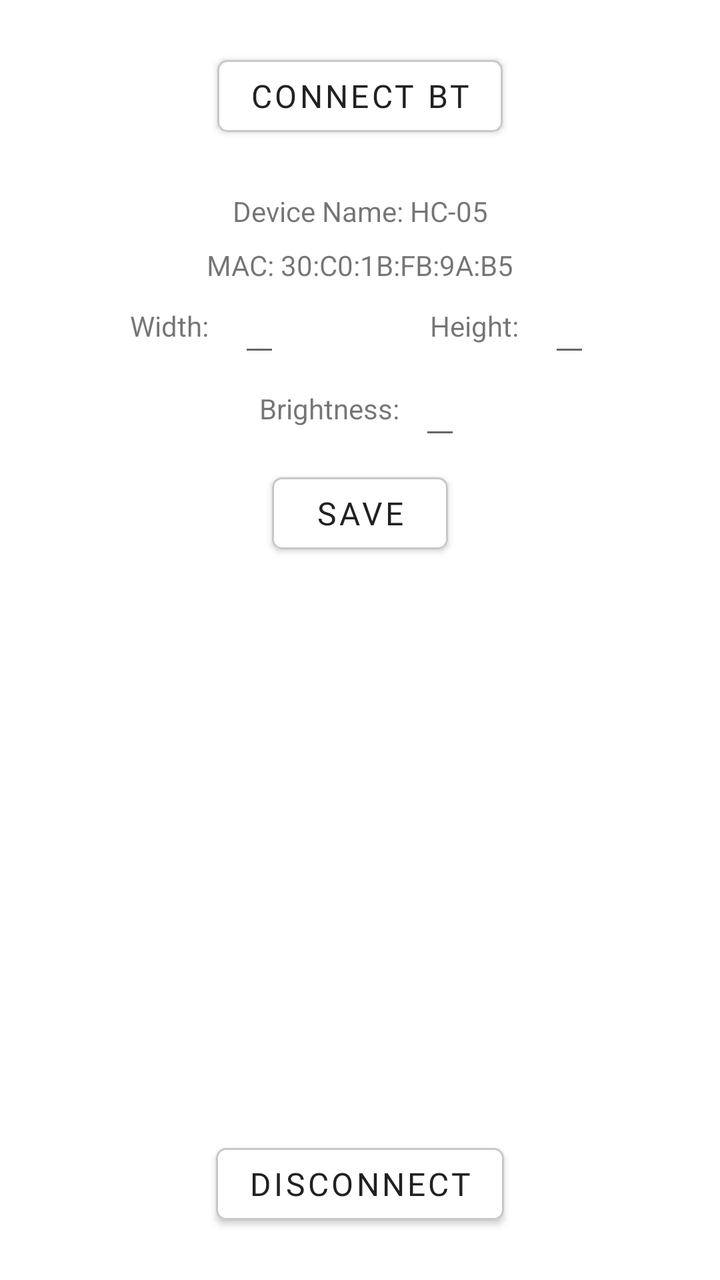
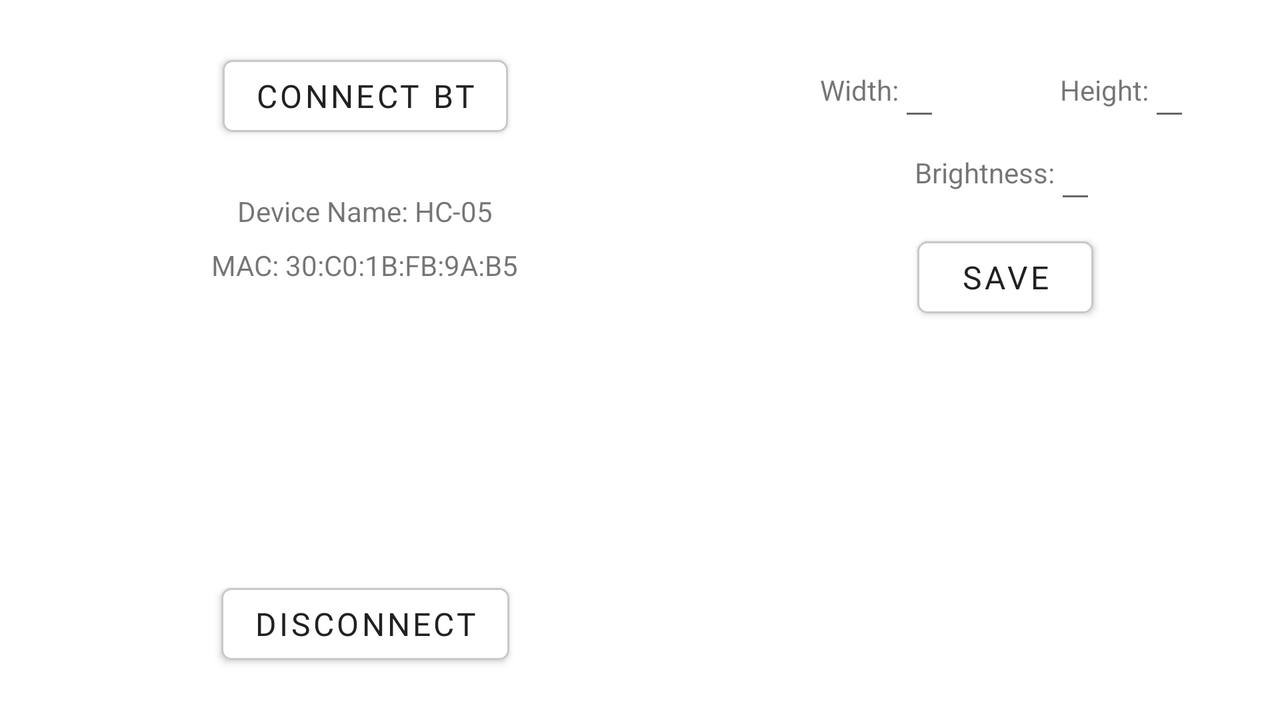

An Android layout and its configuration variant, each rendered on a device that would load it. The default file and the variant file are quoted in full after the pictures.
<!-- AndroidManifest.xml: application theme Theme.Ledpanelcontrolapp -->
<!-- res/layout/fragment_settings.xml -->
<?xml version="1.0" encoding="utf-8"?>
<layout xmlns:android="http://schemas.android.com/apk/res/android"
    xmlns:app="http://schemas.android.com/apk/res-auto"
    xmlns:tools="http://schemas.android.com/tools">

    <data>

        <variable
            name="settingsViewModel"
            type="com.ledpanel.led_panel_control_app.ui.settings.SettingsViewModel" />
    </data>

    <androidx.constraintlayout.widget.ConstraintLayout
        android:layout_width="match_parent"
        android:layout_height="match_parent"
        tools:context=".ui.settings.SettingsFragment">

        <Button
            android:id="@+id/fragment_settings__btn_connect"
            style="@style/button"
            android:layout_width="wrap_content"
            android:layout_height="wrap_content"
            android:layout_marginTop="24dp"
            android:text="@string/connect_bt"
            app:cornerRadius="@dimen/button_corner_radius"
            app:layout_constraintEnd_toEndOf="parent"
            app:layout_constraintStart_toStartOf="parent"
            app:layout_constraintTop_toTopOf="parent"
            app:strokeColor="@color/gray_200"
            app:strokeWidth="@dimen/stroke_width" />

        <TextView
            android:id="@+id/fragment_settings__tv_name"
            android:layout_width="wrap_content"
            android:layout_height="wrap_content"
            android:layout_marginTop="24dp"
            app:layout_constraintEnd_toEndOf="parent"
            app:layout_constraintStart_toStartOf="parent"
            app:layout_constraintTop_toBottomOf="@id/fragment_settings__btn_connect"
            tools:text="Device Name: HC-05" />

        <TextView
            android:id="@+id/fragment_settings__tv_address"
            android:layout_width="wrap_content"
            android:layout_height="wrap_content"
            android:layout_marginTop="8dp"
            android:text="@{settingsViewModel.deviceAddress}"
            app:layout_constraintEnd_toEndOf="parent"
            app:layout_constraintStart_toStartOf="parent"
            app:layout_constraintTop_toBottomOf="@id/fragment_settings__tv_name"
            tools:text="MAC: 30:C0:1B:FB:9A:B5" />

        <EditText
            android:id="@+id/fragment_settings__et_height"
            android:layout_width="wrap_content"
            android:layout_height="wrap_content"
            android:layout_marginEnd="50dp"
            android:inputType="numberDecimal"
            android:maxLength="4"
            app:layout_constraintBottom_toBottomOf="@+id/fragment_settings__et_width"
            app:layout_constraintEnd_toEndOf="parent"
            app:layout_constraintStart_toEndOf="@+id/fragment_settings__tv_height"
            app:layout_constraintTop_toTopOf="@+id/fragment_settings__et_width" />

        <TextView
            android:id="@+id/fragment_settings__tv_width"
            android:layout_width="wrap_content"
            android:layout_height="wrap_content"
            android:text="@string/width_text"
            app:layout_constraintBottom_toBottomOf="@+id/fragment_settings__et_width"
            app:layout_constraintEnd_toStartOf="@+id/fragment_settings__et_width"
            app:layout_constraintStart_toStartOf="parent"
            app:layout_constraintTop_toTopOf="@+id/fragment_settings__et_width"
            android:layout_marginStart="50dp"/>

        <EditText
            android:id="@+id/fragment_settings__et_width"
            android:layout_width="wrap_content"
            android:layout_height="wrap_content"
            android:layout_marginEnd="30dp"
            android:inputType="numberDecimal"
            android:maxLength="4"
            app:layout_constraintEnd_toStartOf="@+id/fragment_settings__tv_height"
            app:layout_constraintStart_toEndOf="@+id/fragment_settings__tv_width"
            app:layout_constraintTop_toBottomOf="@+id/fragment_settings__tv_address" />

        <TextView
            android:id="@+id/fragment_settings__tv_height"
            android:layout_width="wrap_content"
            android:layout_height="wrap_content"
            android:text="@string/height_text"
            app:layout_constraintBottom_toBottomOf="@+id/fragment_settings__et_width"
            app:layout_constraintEnd_toStartOf="@+id/fragment_settings__et_height"
            app:layout_constraintStart_toEndOf="@+id/fragment_settings__et_width"
            app:layout_constraintTop_toTopOf="@+id/fragment_settings__et_height"
            android:layout_marginStart="30dp"/>

        <TextView
            android:id="@+id/fragment_settings__tv_brightness"
            android:layout_width="wrap_content"
            android:layout_height="wrap_content"
            android:text="@string/brightness_text"
            app:layout_constraintStart_toStartOf="parent"
            app:layout_constraintTop_toTopOf="@id/fragment_settings__et_brightness"
            app:layout_constraintEnd_toStartOf="@id/fragment_settings__et_brightness"
            app:layout_constraintBottom_toBottomOf="@id/fragment_settings__et_brightness"
            android:layout_marginStart="120dp"/>

        <EditText
            android:id="@+id/fragment_settings__et_brightness"
            android:layout_width="wrap_content"
            android:layout_height="wrap_content"
            android:inputType="numberDecimal"
            android:maxLength="3"
            app:layout_constraintStart_toEndOf="@id/fragment_settings__tv_brightness"
            app:layout_constraintTop_toBottomOf="@id/fragment_settings__et_width"
            app:layout_constraintEnd_toEndOf="parent"
            android:layout_marginEnd="120dp"/>

        <Button
            android:id="@+id/fragment_settings__btn_save"
            style="@style/button"
            android:layout_width="wrap_content"
            android:layout_height="wrap_content"
            android:layout_marginTop="8dp"
            android:text="@string/save_text"
            app:cornerRadius="@dimen/button_corner_radius"
            app:layout_constraintTop_toBottomOf="@id/fragment_settings__et_brightness"
            app:layout_constraintStart_toStartOf="parent"
            app:layout_constraintEnd_toEndOf="parent"
            app:strokeColor="@color/gray_200"
            app:strokeWidth="@dimen/stroke_width" />

        <Button
            android:id="@+id/fragment_settings__btn_disconnect"
            style="@style/button"
            android:layout_width="wrap_content"
            android:layout_height="wrap_content"
            android:layout_marginBottom="24dp"
            android:text="@string/disconnect_bt"
            app:cornerRadius="@dimen/button_corner_radius"
            app:layout_constraintBottom_toBottomOf="parent"
            app:layout_constraintEnd_toEndOf="parent"
            app:layout_constraintStart_toStartOf="parent"
            app:strokeColor="@color/gray_200"
            app:strokeWidth="@dimen/stroke_width" />

    </androidx.constraintlayout.widget.ConstraintLayout>
</layout>
<!-- resources referenced by this layout -->
<resources>
  <!-- from res/values-v23/ -->
  <color name="gray_200">#C8C8C8</color>
  <dimen name="button_corner_radius">5dp</dimen>
  <!-- from res/values-v23/ -->
  <dimen name="stroke_width">1dp</dimen>
  <string name="brightness_text">Brightness:</string>
  <!-- from res/values-v23/ -->
  <string name="connect_bt">Connect BT</string>
  <string name="disconnect_bt">Disconnect</string>
  <string name="height_text">Height:</string>
  <string name="save_text">Save</string>
  <string name="width_text">Width:</string>
  <style name="button">
          <item name="android:fontFamily">@font/roboto</item>
          <item name="android:textColor">@color/gray_900</item>
          <item name="android:textSize">@dimen/main_text_size</item>
      </style>
  <!-- from res/values-v23/ -->
  <style name="Theme.Ledpanelcontrolapp" parent="Theme.MaterialComponents.DayNight.DarkActionBar">
          
          <item name="colorPrimary">@color/white</item>
          <item name="colorPrimaryVariant">@color/gray_25</item>
          <item name="colorOnPrimary">@color/gray_900</item>
          
          <item name="colorSecondary">@color/teal_200</item>
          <item name="colorSecondaryVariant">@color/teal_700</item>
          <item name="colorOnSecondary">@color/black</item>
          
          <item name="android:statusBarColor">?attr/colorPrimaryVariant</item>
  
          
          <item name="android:windowLightStatusBar">true</item>
      </style>
  <color name="gray_900">#FF212121</color>
  <!-- from res/values-v23/ -->
  <dimen name="main_text_size">16sp</dimen>
  <color name="white">#FFFFFFFF</color>
  <color name="gray_25">#FFF8F8F8</color>
  <color name="teal_200">#FF03DAC5</color>
  <color name="teal_700">#FF018786</color>
  <color name="black">#FF000000</color>
</resources>
<!-- res/layout-land/fragment_settings.xml (the repository's variant of the layout above) -->
<!-- drawn on the phone turned sideways -->
<?xml version="1.0" encoding="utf-8"?>
<layout xmlns:android="http://schemas.android.com/apk/res/android"
    xmlns:app="http://schemas.android.com/apk/res-auto"
    xmlns:tools="http://schemas.android.com/tools">

    <data>

        <variable
            name="settingsViewModel"
            type="com.ledpanel.led_panel_control_app.ui.settings.SettingsViewModel" />
    </data>

    <androidx.constraintlayout.widget.ConstraintLayout
        android:layout_width="match_parent"
        android:layout_height="match_parent"
        tools:context=".ui.settings.SettingsFragment">

        <Button
            android:id="@+id/fragment_settings__btn_connect"
            style="@style/button"
            android:layout_width="wrap_content"
            android:layout_height="wrap_content"
            android:layout_marginTop="24dp"
            android:text="@string/connect_bt"
            app:cornerRadius="@dimen/button_corner_radius"
            app:layout_constraintEnd_toStartOf="@+id/fragment_settings__guideline"
            app:layout_constraintStart_toStartOf="parent"
            app:layout_constraintTop_toTopOf="parent"
            app:strokeColor="@color/gray_200"
            app:strokeWidth="@dimen/stroke_width" />

        <TextView
            android:id="@+id/fragment_settings__tv_name"
            android:layout_width="wrap_content"
            android:layout_height="wrap_content"
            android:layout_marginTop="24dp"
            android:text="@{settingsViewModel.deviceName}"
            app:layout_constraintEnd_toStartOf="@+id/fragment_settings__guideline"
            app:layout_constraintStart_toStartOf="parent"
            app:layout_constraintTop_toBottomOf="@id/fragment_settings__btn_connect"
            tools:text="Device Name: HC-05" />

        <TextView
            android:id="@+id/fragment_settings__tv_address"
            android:layout_width="wrap_content"
            android:layout_height="wrap_content"
            android:layout_marginTop="8dp"
            android:text="@{settingsViewModel.deviceAddress}"
            app:layout_constraintEnd_toStartOf="@+id/fragment_settings__guideline"
            app:layout_constraintStart_toStartOf="parent"
            app:layout_constraintTop_toBottomOf="@id/fragment_settings__tv_name"
            tools:text="MAC: 30:C0:1B:FB:9A:B5" />

        <EditText
            android:id="@+id/fragment_settings__et_height"
            android:layout_width="wrap_content"
            android:layout_height="wrap_content"
            android:layout_marginEnd="50dp"
            android:inputType="numberDecimal"
            android:maxLength="4"
            app:layout_constraintBottom_toBottomOf="@+id/fragment_settings__et_width"
            app:layout_constraintEnd_toEndOf="parent"
            app:layout_constraintStart_toEndOf="@+id/fragment_settings__tv_height"
            app:layout_constraintTop_toTopOf="@+id/fragment_settings__et_width" />

        <TextView
            android:id="@+id/fragment_settings__tv_width"
            android:layout_width="wrap_content"
            android:layout_height="wrap_content"
            android:text="@string/width_text"
            app:layout_constraintBottom_toBottomOf="@+id/fragment_settings__et_width"
            app:layout_constraintEnd_toStartOf="@+id/fragment_settings__et_width"
            app:layout_constraintStart_toStartOf="@id/fragment_settings__guideline"
            app:layout_constraintTop_toTopOf="@+id/fragment_settings__et_width"
            android:layout_marginStart="50dp"/>

        <EditText
            android:id="@+id/fragment_settings__et_width"
            android:layout_width="wrap_content"
            android:layout_height="wrap_content"
            android:layout_marginEnd="30dp"
            android:inputType="numberDecimal"
            android:maxLength="4"
            app:layout_constraintEnd_toStartOf="@+id/fragment_settings__tv_height"
            app:layout_constraintStart_toEndOf="@+id/fragment_settings__tv_width"
            app:layout_constraintTop_toTopOf="@+id/fragment_settings__btn_connect" />

        <TextView
            android:id="@+id/fragment_settings__tv_height"
            android:layout_width="wrap_content"
            android:layout_height="wrap_content"
            android:text="@string/height_text"
            app:layout_constraintBottom_toBottomOf="@+id/fragment_settings__et_width"
            app:layout_constraintEnd_toStartOf="@+id/fragment_settings__et_height"
            app:layout_constraintStart_toEndOf="@+id/fragment_settings__et_width"
            app:layout_constraintTop_toTopOf="@+id/fragment_settings__et_height"
            android:layout_marginStart="30dp"/>

        <TextView
            android:id="@+id/fragment_settings__tv_brightness"
            android:layout_width="wrap_content"
            android:layout_height="wrap_content"
            android:text="@string/brightness_text"
            app:layout_constraintStart_toStartOf="@id/fragment_settings__guideline"
            app:layout_constraintTop_toTopOf="@id/fragment_settings__et_brightness"
            app:layout_constraintEnd_toStartOf="@id/fragment_settings__et_brightness"
            app:layout_constraintBottom_toBottomOf="@id/fragment_settings__et_brightness"
            android:layout_marginStart="120dp"/>

        <EditText
            android:id="@+id/fragment_settings__et_brightness"
            android:layout_width="wrap_content"
            android:layout_height="wrap_content"
            android:inputType="numberDecimal"
            android:maxLength="3"
            app:layout_constraintStart_toEndOf="@id/fragment_settings__tv_brightness"
            app:layout_constraintTop_toBottomOf="@id/fragment_settings__et_width"
            app:layout_constraintEnd_toEndOf="parent"
            android:layout_marginEnd="120dp"/>

        <Button
            android:id="@+id/fragment_settings__btn_save"
            style="@style/button"
            android:layout_width="wrap_content"
            android:layout_height="wrap_content"
            android:layout_marginTop="8dp"
            android:text="@string/save_text"
            app:cornerRadius="@dimen/button_corner_radius"
            app:layout_constraintEnd_toEndOf="parent"
            app:layout_constraintStart_toStartOf="@+id/fragment_settings__guideline"
            app:layout_constraintTop_toBottomOf="@id/fragment_settings__et_brightness"
            app:strokeColor="@color/gray_200"
            app:strokeWidth="@dimen/stroke_width" />

        <Button
            android:id="@+id/fragment_settings__btn_disconnect"
            style="@style/button"
            android:layout_width="wrap_content"
            android:layout_height="wrap_content"
            android:layout_marginBottom="24dp"
            android:text="@string/disconnect_bt"
            app:cornerRadius="@dimen/button_corner_radius"
            app:layout_constraintBottom_toBottomOf="parent"
            app:layout_constraintEnd_toStartOf="@+id/fragment_settings__guideline"
            app:layout_constraintStart_toStartOf="parent"
            app:strokeColor="@color/gray_200"
            app:strokeWidth="@dimen/stroke_width" />

        <androidx.constraintlayout.widget.Guideline
            android:id="@+id/fragment_settings__guideline"
            android:layout_width="wrap_content"
            android:layout_height="wrap_content"
            android:orientation="vertical"
            app:layout_constraintGuide_begin="365dp" />

    </androidx.constraintlayout.widget.ConstraintLayout>
</layout>
